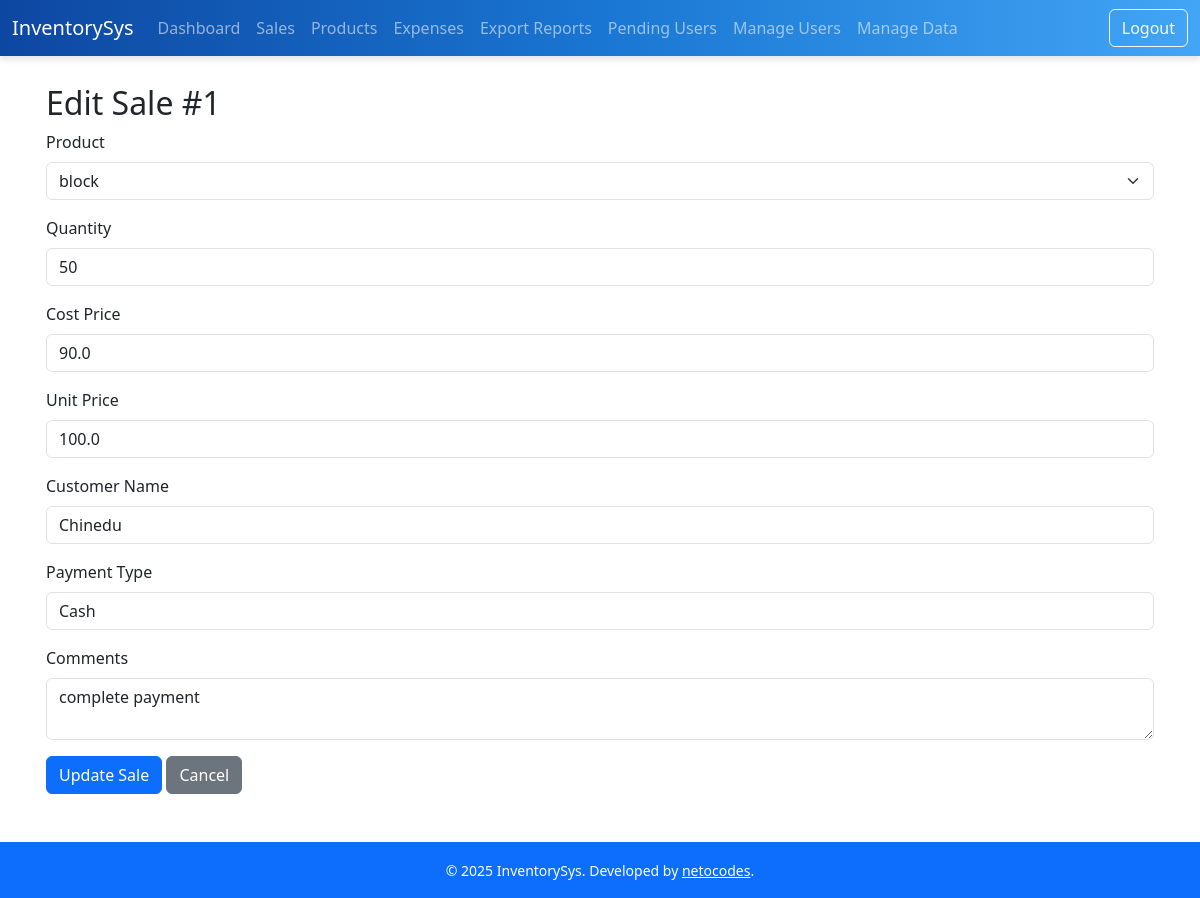
The app's page /sale/1/edit (signed in), older data.
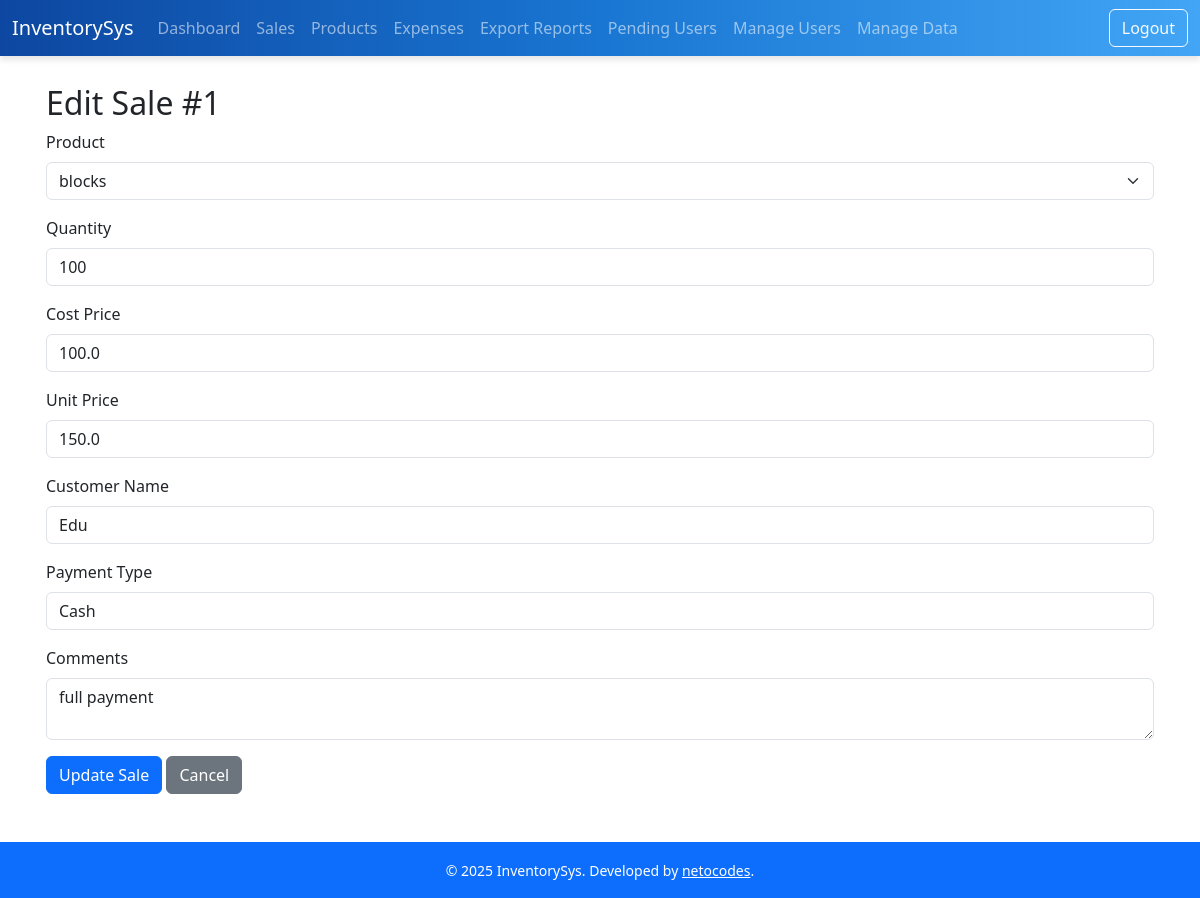
The same page, newer data.
### models.py (models this page shows)
class Sale(db.Model):
    id = db.Column(db.Integer, primary_key=True)
    uuid = db.Column(db.String(36), unique=True, default=lambda: str(uuid.uuid4()))
    product_id = db.Column(db.Integer, db.ForeignKey('product.id'), nullable=False)
    quantity = db.Column(db.Integer, nullable=False)
    cost_price = db.Column(db.Float, nullable=False)  # <-- Add this line
    unit_price = db.Column(db.Float, nullable=False)
    total_price = db.Column(db.Float, nullable=False)
    customer_name = db.Column(db.String(100), nullable=True)
    payment_type = db.Column(db.String(50), nullable=True)  # e.g., Cash, Card, Mobile Money
    comments = db.Column(db.String(300), nullable=True)
    timestamp = db.Column(db.DateTime, default=datetime.utcnow)
    last_modified = db.Column(db.DateTime, default=datetime.utcnow, onupdate=datetime.utcnow)
    synced = db.Column(db.Boolean, default=False)
    user_id = db.Column(db.Integer, db.ForeignKey('user.id'))  # Link to User
    user = db.relationship('User', backref='sales')            # Optional: allows user.sales
    transaction_id = db.Column(db.Integer, db.ForeignKey('sale_transaction.id'), nullable=True)

class Product(db.Model):
    id = db.Column(db.Integer, primary_key=True)
    uuid = db.Column(db.String(36), unique=True, default=lambda: str(uuid.uuid4()))
    barcode = db.Column(db.String(100), unique=True, nullable=True)  # <-- Add this line
    name = db.Column(db.String(100), nullable=False)
    quantity = db.Column(db.Integer, nullable=False)
    price = db.Column(db.Float, nullable=False)
    cost_price = db.Column(db.Float, nullable=False)
    timestamp = db.Column(db.DateTime, default=datetime.utcnow)
    last_modified = db.Column(db.DateTime, default=datetime.utcnow, onupdate=datetime.utcnow)
    synced = db.Column(db.Boolean, default=False)
    sales = db.relationship('Sale', backref='product', lazy=True)

### app.py (the view, shortened to what this page needs)
@app.route('/sale/<int:sale_id>/edit', methods=['GET', 'POST'])
@login_required
@admin_required
def edit_sale(sale_id):
    sale = Sale.query.get_or_404(sale_id)
    products = Product.query.all()
    return render_template('edit_sale.html', sale=sale, products=products)

### app.py (called while the page is built)
@login_manager.user_loader
def load_user(user_id):
    return User.query.get(int(user_id))

def admin_required(f):
    @wraps(f)
    def decorated_function(*args, **kwargs):
        if not current_user.is_authenticated or not current_user.is_admin():
            abort(403)
        return f(*args, **kwargs)
    return decorated_function

### models.py (called while the page is built)
    def is_admin(self):
        return self.role == 'admin'

### templates/edit_sale.html
{% extends "base.html" %}
{% block content %}
<h2>Edit Sale #{{ sale.id }}</h2>
<form method="post">
    <div class="mb-3">
        <label for="product_id" class="form-label">Product</label>
        <select name="product_id" id="product_id" class="form-select" required>
            {% for product in products %}
                <option value="{{ product.id }}" {% if product.id == sale.product_id %}selected{% endif %}>
                    {{ product.name }}
                </option>
            {% endfor %}
        </select>
    </div>
    <div class="mb-3">
        <label for="quantity" class="form-label">Quantity</label>
        <input type="number" name="quantity" id="quantity" class="form-control" value="{{ sale.quantity }}" required min="1" />
    </div>
    <div class="mb-3">
        <label for="cost_price" class="form-label">Cost Price</label>
        <input type="number" name="cost_price" id="cost_price" class="form-control" value="{{ sale.cost_price }}" step="0.01" required />
    </div>
    <div class="mb-3">
        <label for="unit_price" class="form-label">Unit Price</label>
        <input type="number" name="unit_price" id="unit_price" class="form-control" value="{{ sale.unit_price }}" step="0.01" required />
    </div>
    <div class="mb-3">
        <label for="customer_name" class="form-label">Customer Name</label>
        <input type="text" name="customer_name" id="customer_name" class="form-control" value="{{ sale.customer_name }}" />
    </div>
    <div class="mb-3">
        <label for="payment_type" class="form-label">Payment Type</label>
        <input type="text" name="payment_type" id="payment_type" class="form-control" value="{{ sale.payment_type }}" />
    </div>
    <div class="mb-3">
        <label for="comments" class="form-label">Comments</label>
        <textarea name="comments" id="comments" class="form-control">{{ sale.comments }}</textarea>
    </div>
    <button type="submit" class="btn btn-primary">Update Sale</button>
    <a href="{{ url_for('sales_list') }}" class="btn btn-secondary">Cancel</a>
</form>
{% endblock %}

Row changes from the older to the newer data that the page shows:
changed Sale "Cash": product_id "block" → "blocks"; quantity "50" → "100"; cost_price "90.0" → "100.0"; unit_price "100.0" → "150.0"; customer_name "Chinedu" → "Edu"; comments "complete payment" → "full payment"
